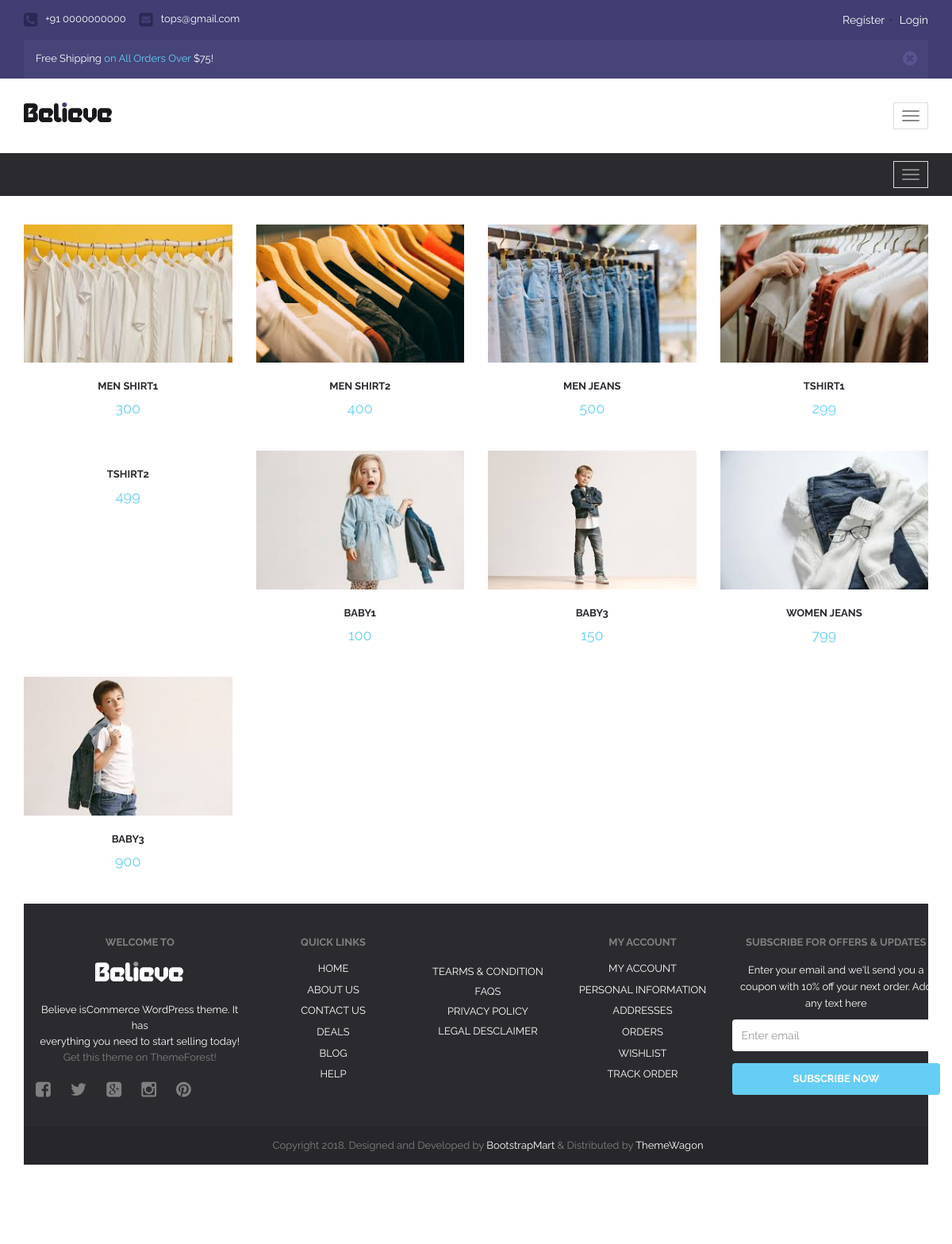
Screenshot of /products/ with the database file from the repository.
### myapp/models.py (models this page shows, shortened)
class Product(models.Model):
	category=(
			('Men','Men'),
			('Women','Women'),
			('Kids','Kids'),
		)
	seller=models.ForeignKey(User,on_delete=models.CASCADE)
	product_name=models.CharField(max_length=100)
	product_category=models.CharField(max_length=100,choices=category)
	product_price=models.PositiveIntegerField()
	product_desc=models.TextField()
	product_image=models.ImageField(upload_to="product_image/")

### myapp/views.py (the view)
# urls.py: path('products/',views.products,name='products'),
def products(request):
	products=Product.objects.all()
	return render(request,'products.html',{'products':products})

### myapp/templates/products.html (shortened to what this page needs)
{% extends 'header.html' %}
{% block content %}
{% load static %}
<!DOCTYPE html>
<html lang="en">
  <head>
  </head>
  <body>
      <div id="wrapper" class="homepage-1">
              <div class="newest">
                  <div class="container">
                      <div class="newest-content">
                          <div class="newest-tab">
                              <div id="myTabContent" class="tab-content">
                                  <div role="tabpanel" class="tab-pane fade in active" id="1" aria-labelledby="cat-1">
                                      <div class="row clearfix">
                                        {% for i in products %}
                                          <div class="col-md-3 prdct-grid">
                                              <div class="product-fade">
													<div class="product-fade-wrap">
                                                            <div class="item"><img src="{{i.product_image.url}}" alt="" class="img-responsive"></div>
													</div>
                                              </div>
                                              <div class="product-name">
                                                  <a href="">{{i.product_name}}</a>
                                              </div>
                                              <div class="product-price">
                                                  {{i.product_price}}
                                              </div>
                                          </div>
                                          {% endfor %}
                  </div>
              </div>
          </div>
      </div>
  </body>
</html>
{% endblock %}

### myapp/templates/header.html (shortened to what this page needs)
{% load static %}
<!DOCTYPE html>
<html lang="en">
  <head>
    <link href="{% static 'font-awesome/css/font-awesome.css' %}" rel='stylesheet' type='text/css'>
    <link href="{% static 'css/bootstrap.min.css' %}" rel="stylesheet">
    <link href="{% static 'style.css' %}" rel="stylesheet">
    <link href="{% static 'responsive.css' %}" rel="stylesheet">
    <link href="{% static 'css/owl.carousel.css' %}" rel="stylesheet">
    <link href="{% static 'css/owl.theme.css' %}" rel="stylesheet">
    <link href="{% static 'css/owl.transitions.css' %}" rel="stylesheet">
    <link href="{% static 'css/prettyPhoto.css' %}" rel="stylesheet">
  </head>
  <body>
      <div id="wrapper" class="homepage-1">
          <div id="header">
              <div class="top">
                  <div class="container">
                      <ul class="top-support">
                          <li><i class="fa fa-phone-square"></i><span>+91 0000000000</span></li>
                          <li><a href=""><i class="fa fa-envelope-square"></i><span>tops@gmail.com</span></a></li>
                      </ul>
                      <div class="top-control">
                        {% if request.session.email %}
                        <a href="{% url 'change-password' %}">Change Password</a>
                        <span>•</span><a href="{% url 'logout' %}">Logout({{request.session.fname}})</a>
                        <span>•</span><a href="{% url 'profile' %}"><img src="{{request.session.profile_picture}}"style="width: 50px; height: 50px; border-radius: 50%"></a>
                        {% else %}
                        <a href="{% url 'register' %}">Register</a><span>•</span>
                        <a href="{% url 'login' %}">Login</a>
                        {% endif %}
                      </div>
                      <div class="clearfix"></div>
                      <div class="top-offers show-mobile">
                          <div class="alert alert-warning alert-dismissible fade in offers" role="alert">
                              <button type="button" class="close" data-dismiss="alert" aria-label="Close"><span aria-hidden="true"><i class="fa fa-times-circle"></i></span></button>
                              Free Shipping <a href="">on All Orders Over</a> $75!
                          </div>
                      </div>
                  </div>
              </div>
              <div id="believe-nav">
                  <div class="container">
                      <div class="min-marg">
                          <nav class="navbar navbar-default">
                                  <div class="navbar-header">
                                      <button type="button" class="navbar-toggle collapsed" data-toggle="collapse" data-target="#bs-example-navbar-collapse-1">
                                          <span class="icon-bar"></span>
                                          <span class="icon-bar"></span>
                                          <span class="icon-bar"></span>
                                      </button>
                                      <a class="navbar-brand" href="/"><img src="{% static 'images/logo.png' %}" alt=""></a>
                                  </div>
                          </nav>
                      </div>
                  </div>
              </div>
              <div id="cat-nav">
              <div class="container">
                  <nav class="navbar navbar-default">
                      <div class="navbar-header">
                          <button type="button" class="navbar-toggle collapsed" data-toggle="collapse" data-target="#cat-nav-mega">
                              <span class="icon-bar"></span>
                              <span class="icon-bar"></span>
                              <span class="icon-bar"></span>
                          </button>
                      </div>
                  </nav>
              </div>
              </div>
          </div>
          {% block content %}
          {% endblock %}
          <div id="footer">
              <div class="footer-widget">
                  <div class="container">
                      <div class="row">
                          <div class="col-md-3">
                              <div class="text-widget">
                                  <div class="wid-title">Welcome to</div>
                                  <img src="{% static 'images/logo-white.png' %}" alt="ft-logo">
                                  <p>
                                      Believe isCommerce WordPress theme. It has<br/>everything you need to start selling today! <a href="">Get this theme on ThemeForest!</a>
                                  </p>
                                  <ul class="ft-soc clearfix">
                                      <li><a href=""><i class="fa fa-facebook-square"></i></a></li>
                                      <li><a href=""><i class="fa fa-twitter"></i></a></li>
                                      <li><a href=""><i class="fa fa-google-plus-square"></i></a></li>
                                      <li><a href=""><i class="fa fa-instagram"></i></a></li>
                                      <li><a href=""><i class="fa fa-pinterest"></i></a></li>
                                  </ul>
                              </div>
                          </div>
                          <div class="col-md-2">
                              <div class="quick-links">
                                  <div class="wid-title">Quick Links</div>
                                  <ul>
                                      <li><a href="index.html">Home</a></li>
                                      <li><a href="#">About US</a></li>
                                      <li><a href="contact.html">contact US</a></li>
                                      <li><a href="#">deals</a></li>
                                      <li><a href="blog.html">blog</a></li>
                                      <li><a href="#">help</a></li>
                                  </ul>
                              </div>
                          </div>
                          <div class="col-md-2">
                              <div class="term">
                                  <div class="wid-title">&nbsp;</div>
                                  <p>
                                      <a href="#">Tearms & condition</a><br/>
                                      <a href="#">FAQs</a><br/>
                                      <a href="#">Privacy Policy</a><br/>
                                      <a href="#">Legal Desclaimer</a><br/>
                                  </p>
                              </div>
                          </div>
                          <div class="col-md-2">
                              <div class="quick-links">
                                  <div class="wid-title">My Account</div>
                                  <ul>
                                      <li><a href="#">My Account</a></li>
                                      <li><a href="#">Personal Information</a></li>
                                      <li><a href="#">Addresses</a></li>
                                      <li><a href="#">Orders</a></li>
                                      <li><a href="#">Wishlist</a></li>
                                      <li><a href="#">track order</a></li>
                                  </ul>
                              </div>
                          </div>
                          <div class="col-md-3">
                              <div class="subscribe">
                                  <div class="wid-title">Subscribe for OFFERS & UPDATES</div>
                                  <p>
                                      Enter your email and we'll send you a coupon
                                      with 10% off your next order. Add any text here
                                  </p>
                                  <form>
                                      <div class="form-group">
                                          <input type="email" class="form-control" id="exampleInputEmail1" placeholder="Enter email">
                                      </div>
                                      <button type="submit" class="btn btn-default">Subscribe Now</button>
                                  </form>
                              </div>
                          </div>
                      </div>
                  </div>
              </div>
              <div class="footer-text">
                  <div class="container">
                      <p>Copyright 2018. Designed and Developed by <a href="https://bootstrapmart.com/">BootstrapMart </a> &amp; Distributed by <a href="https://themewagon.com/">ThemeWagon</a></p>
                  </div>
              </div>
          </div>
      </div>
  </body>
</html>

### myapp/static/responsive.css (style rules this page uses)
.top-offers.show-mobile, #open-srch-form-mod { display:none; }
@media (max-width:1200px) { #cat-nav .navbar-toggle { margin:10px 0; } }
@media (max-width:1200px) { .top-offers { display:none; } }
@media (max-width:1200px) { .top-offers.show-mobile { display:block; float:none; width:100%; max-width:none; } }
@media (max-width:1200px) { .offers { width:100%; max-width:none; } }
@media (max-width:1200px) { .navbar-header { float: none; } }
@media (max-width:1200px) { .navbar-toggle { display: block; margin:0 15px; border-radius:0; } }

### rows the page displays
Product: product_image (picture), product_name "MEN SHIRT1", product_price "300"
Product: product_image (picture), product_name "MEN SHIRT2", product_price "400"
Product: product_image (picture), product_name "MEN JEANS", product_price "500"
Product: product_image (picture), product_name "TSHIRT1", product_price "299"
Product: product_name "TSHIRT2", product_price "499"
Product: product_image (picture), product_name "BABY1", product_price "100"
Product: product_image (picture), product_name "BABY3", product_price "150"
Product: product_image (picture), product_name "WOMEN JEANS", product_price "799"
Product: product_image (picture), product_name "BABY3", product_price "900"
